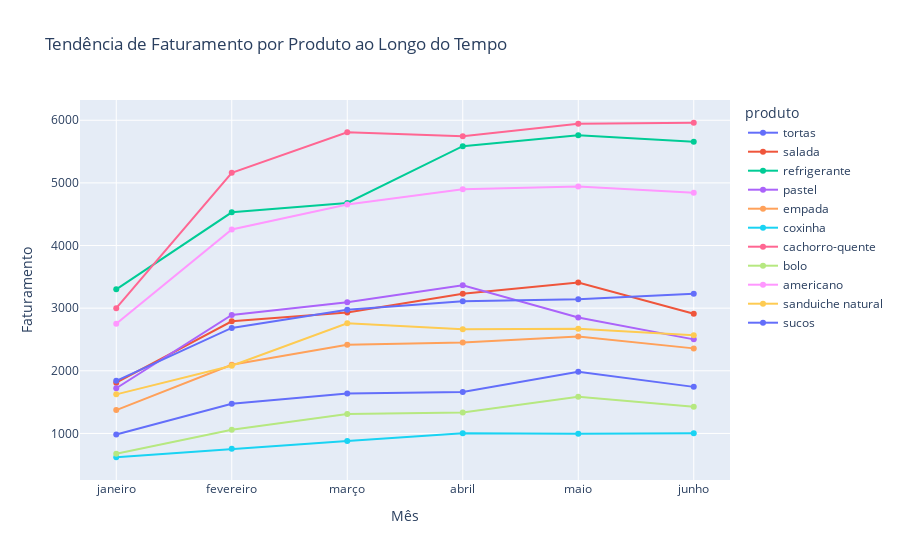

The code cell stored with this chart in its notebook:
### Code cell
# Avaliando a tendência de consumo dos produtos ao longo do tempo.
# Criando a lista de meses na ordem correta
meses = ["janeiro", "fevereiro", "março", "abril", "maio", "junho"]

# Ordenando os meses numericamente para manter a ordem correta no gráfico
ordem_meses = {mes: i for i, mes in enumerate(meses)}

# Adicionando uma coluna "ordem" no DataFrame original
tabela["ordem"] = tabela["mês"].map(ordem_meses)

# Agrupando por mês, produto e ordem para calcular o faturamento total por mês para cada produto
df_faturamento = tabela.groupby(["mês", "ordem", "produto"])["total vendido"].sum().reset_index()

# Ordenando os dados pelo campo "ordem" para garantir que os meses estejam na sequência correta
df_faturamento = df_faturamento.sort_values("ordem")

# Criando o gráfico de linha
fig = px.line(
    df_faturamento,
    x="mês",
    y="total vendido",
    color="produto",
    title="Tendência de Faturamento por Produto ao Longo do Tempo",
    labels={"total vendido": "Faturamento", "mês": "Mês"},
    markers=True  # Adicionar marcadores nos pontos da linha
)

# Exibindo o gráfico
fig.show()

### Figure 1 — Plotly figure (JSON) as saved in the notebook; plotly's stock layout.template omitted (floating-point values rounded to 4 significant figures)
{"data": [{"hovertemplate": "produto=tortas<br>Mês=%{x}<br>Faturamento=%{y}<extra></extra>", "legendgroup": "tortas", "line": {"color": "#636efa", "dash": "solid"}, "marker": {"symbol": "circle"}, "mode": "markers+lines", "name": "tortas", "orientation": "v", "showlegend": true, "type": "scatter", "x": ["janeiro", "fevereiro", "março", "abril", "maio", "junho"], "xaxis": "x", "y": [984.5, 1474, 1639, 1661, 1986.0, 1744.0], "yaxis": "y"}, {"hovertemplate": "produto=salada<br>Mês=%{x}<br>Faturamento=%{y}<extra></extra>", "legendgroup": "salada", "line": {"color": "#EF553B", "dash": "solid"}, "marker": {"symbol": "circle"}, "mode": "markers+lines", "name": "salada", "orientation": "v", "showlegend": true, "type": "scatter", "x": ["janeiro", "fevereiro", "março", "abril", "maio", "junho"], "xaxis": "x", "y": [1810, 2790, 2930, 3230, 3410, 2910], "yaxis": "y"}, {"hovertemplate": "produto=refrigerante<br>Mês=%{x}<br>Faturamento=%{y}<extra></extra>", "legendgroup": "refrigerante", "line": {"color": "#00cc96", "dash": "solid"}, "marker": {"symbol": "circle"}, "mode": "markers+lines", "name": "refrigerante", "orientation": "v", "showlegend": true, "type": "scatter", "x": ["janeiro", "fevereiro", "março", "abril", "maio", "junho"], "xaxis": "x", "y": [3300, 4530, 4680, 5586, 5760, 5658], "yaxis": "y"}, {"hovertemplate": "produto=pastel<br>Mês=%{x}<br>Faturamento=%{y}<extra></extra>", "legendgroup": "pastel", "line": {"color": "#ab63fa", "dash": "solid"}, "marker": {"symbol": "circle"}, "mode": "markers+lines", "name": "pastel", "orientation": "v", "showlegend": true, "type": "scatter", "x": ["janeiro", "fevereiro", "março", "abril", "maio", "junho"], "xaxis": "x", "y": [1722, 2892, 3096, 3366, 2850, 2502], "yaxis": "y"}, {"hovertemplate": "produto=empada<br>Mês=%{x}<br>Faturamento=%{y}<extra></extra>", "legendgroup": "empada", "line": {"color": "#FFA15A", "dash": "solid"}, "marker": {"symbol": "circle"}, "mode": "markers+lines", "name": "empada", "orientation": "v", "showlegend": true, "type": "scatter", "x": ["janeiro", "fevereiro", "março", "abril", "maio", "junho"], "xaxis": "x", "y": [1372.0, 2097, 2416.0, 2452.0, 2547, 2358], "yaxis": "y"}, {"hovertemplate": "produto=coxinha<br>Mês=%{x}<br>Faturamento=%{y}<extra></extra>", "legendgroup": "coxinha", "line": {"color": "#19d3f3", "dash": "solid"}, "marker": {"symbol": "circle"}, "mode": "markers+lines", "name": "coxinha", "orientation": "v", "showlegend": true, "type": "scatter", "x": ["janeiro", "fevereiro", "março", "abril", "maio", "junho"], "xaxis": "x", "y": [620, 755, 880, 1005, 995, 1005], "yaxis": "y"}, {"hovertemplate": "produto=cachorro-quente<br>Mês=%{x}<br>Faturamento=%{y}<extra></extra>", "legendgroup": "cachorro-quente", "line": {"color": "#FF6692", "dash": "solid"}, "marker": {"symbol": "circle"}, "mode": "markers+lines", "name": "cachorro-quente", "orientation": "v", "showlegend": true, "type": "scatter", "x": ["janeiro", "fevereiro", "março", "abril", "maio", "junho"], "xaxis": "x", "y": [3000, 5160, 5808, 5744, 5944, 5960], "yaxis": "y"}, {"hovertemplate": "produto=bolo<br>Mês=%{x}<br>Faturamento=%{y}<extra></extra>", "legendgroup": "bolo", "line": {"color": "#B6E880", "dash": "solid"}, "marker": {"symbol": "circle"}, "mode": "markers+lines", "name": "bolo", "orientation": "v", "showlegend": true, "type": "scatter", "x": ["janeiro", "fevereiro", "março", "abril", "maio", "junho"], "xaxis": "x", "y": [675, 1060, 1310, 1335, 1585, 1425], "yaxis": "y"}, {"hovertemplate": "produto=americano<br>Mês=%{x}<br>Faturamento=%{y}<extra></extra>", "legendgroup": "americano", "line": {"color": "#FF97FF", "dash": "solid"}, "marker": {"symbol": "circle"}, "mode": "markers+lines", "name": "americano", "orientation": "v", "showlegend": true, "type": "scatter", "x": ["janeiro", "fevereiro", "março", "abril", "maio", "junho"], "xaxis": "x", "y": [2751, 4256, 4655, 4900, 4942, 4844], "yaxis": "y"}, {"hovertemplate": "produto=sanduiche natural<br>Mês=%{x}<br>Faturamento=%{y}<extra></extra>", "legendgroup": "sanduiche natural", "line": {"color": "#FECB52", "dash": "solid"}, "marker": {"symbol": "circle"}, "mode": "markers+lines", "name": "sanduiche natural", "orientation": "v", "showlegend": true, "type": "scatter", "x": ["janeiro", "fevereiro", "março", "abril", "maio", "junho"], "xaxis": "x", "y": [1624, 2080, 2760, 2664, 2672, 2568], "yaxis": "y"}, {"hovertemplate": "produto=sucos<br>Mês=%{x}<br>Faturamento=%{y}<extra></extra>", "legendgroup": "sucos", "line": {"color": "#636efa", "dash": "solid"}, "marker": {"symbol": "circle"}, "mode": "markers+lines", "name": "sucos", "orientation": "v", "showlegend": true, "type": "scatter", "x": ["janeiro", "fevereiro", "março", "abril", "maio", "junho"], "xaxis": "x", "y": [1840, 2684, 2976, 3112, 3144, 3232], "yaxis": "y"}], "layout": {"legend": {"title": {"text": "produto"}, "tracegroupgap": 0}, "title": {"text": "Tendência de Faturamento por Produto ao Longo do Tempo"}, "xaxis": {"anchor": "y", "domain": [0, 1], "title": {"text": "Mês"}}, "yaxis": {"anchor": "x", "domain": [0, 1], "title": {"text": "Faturamento"}}}}
